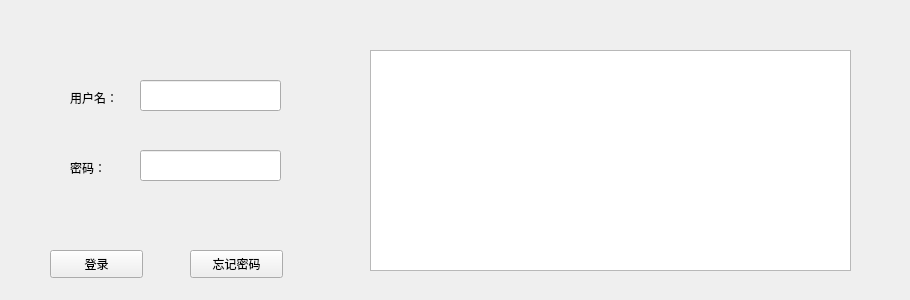
<?xml version="1.0" encoding="UTF-8"?>
<ui version="4.0">
 <class>Form</class>
 <widget class="QWidget" name="Form">
  <property name="geometry">
   <rect>
    <x>0</x>
    <y>0</y>
    <width>910</width>
    <height>300</height>
   </rect>
  </property>
  <property name="windowTitle">
   <string>Form</string>
  </property>
  <widget class="QLabel" name="label">
   <property name="geometry">
    <rect>
     <x>70</x>
     <y>90</y>
     <width>68</width>
     <height>15</height>
    </rect>
   </property>
   <property name="text">
    <string>用户名：</string>
   </property>
  </widget>
  <widget class="QLabel" name="label_2">
   <property name="geometry">
    <rect>
     <x>70</x>
     <y>160</y>
     <width>68</width>
     <height>15</height>
    </rect>
   </property>
   <property name="text">
    <string>密码：</string>
   </property>
  </widget>
  <widget class="QLineEdit" name="lineEdit">
   <property name="geometry">
    <rect>
     <x>140</x>
     <y>80</y>
     <width>141</width>
     <height>31</height>
    </rect>
   </property>
  </widget>
  <widget class="QLineEdit" name="lineEdit_2">
   <property name="geometry">
    <rect>
     <x>140</x>
     <y>150</y>
     <width>141</width>
     <height>31</height>
    </rect>
   </property>
  </widget>
  <widget class="QPushButton" name="pushButton">
   <property name="geometry">
    <rect>
     <x>50</x>
     <y>250</y>
     <width>93</width>
     <height>28</height>
    </rect>
   </property>
   <property name="text">
    <string>登录</string>
   </property>
  </widget>
  <widget class="QPushButton" name="pushButton_2">
   <property name="geometry">
    <rect>
     <x>190</x>
     <y>250</y>
     <width>93</width>
     <height>28</height>
    </rect>
   </property>
   <property name="text">
    <string>忘记密码</string>
   </property>
  </widget>
  <widget class="QTextBrowser" name="textBrowser">
   <property name="geometry">
    <rect>
     <x>370</x>
     <y>50</y>
     <width>481</width>
     <height>221</height>
    </rect>
   </property>
  </widget>
 </widget>
 <resources/>
 <connections/>
</ui>
